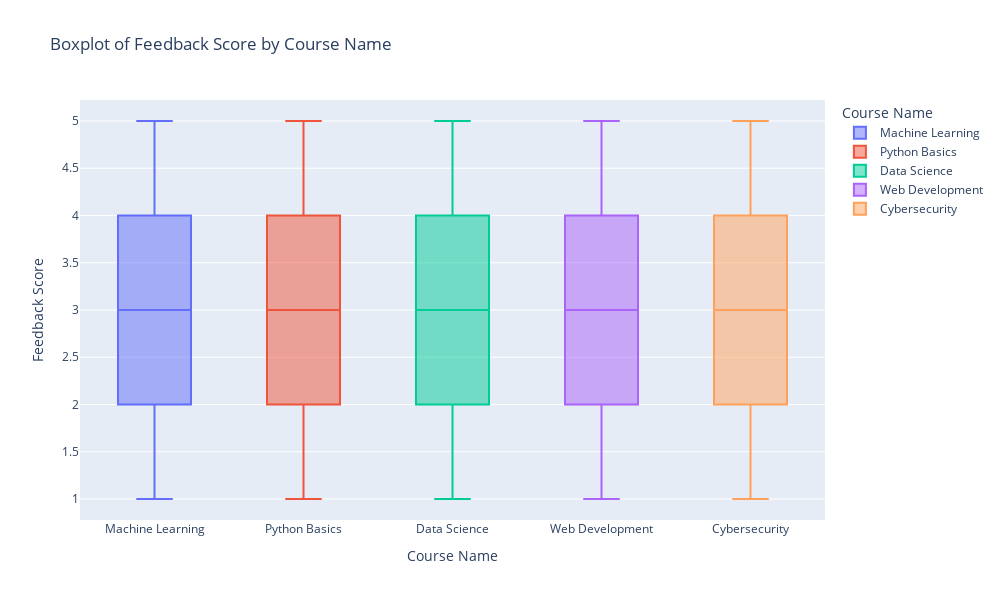

The notebook cell saved with this chart:
### Markdown cell above
Visualizing the result

### Code cell
fig = px.box(data_frame=df_old,
    x='Course_Name',
    y='Feedback_Score',
    color='Course_Name',
    title='Boxplot of Feedback Score by Course Name',
    labels={
        'Course_Name': 'Course Name',
        'Feedback_Score': 'Feedback Score'
    },
    width=1000,
    height=600
)
fig.show() # Visualizing the distribution of feedback scores for each course.

### Figure 1 — Plotly figure (JSON) as saved in the notebook; plotly's stock layout.template omitted (floating-point values rounded to 4 significant figures; data arrays with more than 128 entries replaced by an {"elided": "..."} marker saying what was removed)
{"data": [{"alignmentgroup": "True", "hovertemplate": "Course Name=%{x}<br>Feedback Score=%{y}<extra></extra>", "legendgroup": "Machine Learning", "marker": {"color": "#636efa"}, "name": "Machine Learning", "notched": false, "offsetgroup": "Machine Learning", "orientation": "v", "showlegend": true, "type": "box", "x": {"elided": "2043 str values"}, "x0": " ", "xaxis": "x", "y": {"elided": "2043 int values"}, "y0": " ", "yaxis": "y"}, {"alignmentgroup": "True", "hovertemplate": "Course Name=%{x}<br>Feedback Score=%{y}<extra></extra>", "legendgroup": "Python Basics", "marker": {"color": "#EF553B"}, "name": "Python Basics", "notched": false, "offsetgroup": "Python Basics", "orientation": "v", "showlegend": true, "type": "box", "x": {"elided": "1994 str values"}, "x0": " ", "xaxis": "x", "y": {"elided": "1994 int values"}, "y0": " ", "yaxis": "y"}, {"alignmentgroup": "True", "hovertemplate": "Course Name=%{x}<br>Feedback Score=%{y}<extra></extra>", "legendgroup": "Data Science", "marker": {"color": "#00cc96"}, "name": "Data Science", "notched": false, "offsetgroup": "Data Science", "orientation": "v", "showlegend": true, "type": "box", "x": {"elided": "1984 str values"}, "x0": " ", "xaxis": "x", "y": {"elided": "1984 int values"}, "y0": " ", "yaxis": "y"}, {"alignmentgroup": "True", "hovertemplate": "Course Name=%{x}<br>Feedback Score=%{y}<extra></extra>", "legendgroup": "Web Development", "marker": {"color": "#ab63fa"}, "name": "Web Development", "notched": false, "offsetgroup": "Web Development", "orientation": "v", "showlegend": true, "type": "box", "x": {"elided": "1953 str values"}, "x0": " ", "xaxis": "x", "y": {"elided": "1953 int values"}, "y0": " ", "yaxis": "y"}, {"alignmentgroup": "True", "hovertemplate": "Course Name=%{x}<br>Feedback Score=%{y}<extra></extra>", "legendgroup": "Cybersecurity", "marker": {"color": "#FFA15A"}, "name": "Cybersecurity", "notched": false, "offsetgroup": "Cybersecurity", "orientation": "v", "showlegend": true, "type": "box", "x": {"elided": "2026 str values"}, "x0": " ", "xaxis": "x", "y": {"elided": "2026 int values"}, "y0": " ", "yaxis": "y"}], "layout": {"boxmode": "overlay", "height": 600, "legend": {"title": {"text": "Course Name"}, "tracegroupgap": 0}, "title": {"text": "Boxplot of Feedback Score by Course Name"}, "width": 1000, "xaxis": {"anchor": "y", "categoryarray": ["Machine Learning", "Python Basics", "Data Science", "Web Development", "Cybersecurity"], "categoryorder": "array", "domain": [0, 1], "title": {"text": "Course Name"}}, "yaxis": {"anchor": "x", "domain": [0, 1], "title": {"text": "Feedback Score"}}}}
